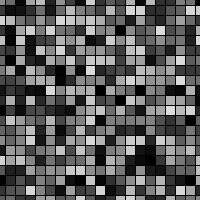
Frame 1 (no input)
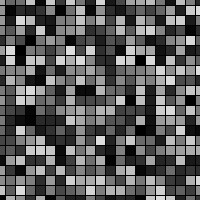
Frame 60 (the mouse pressed at the canvas centre just before this capture)
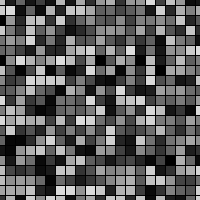
Frame 120 (the mouse held since frame 60 and released just before this capture)

The Processing sketch that drew these frames (run headless with seeded random() and noise(); from frame 60 on, the mouse is pressed at the canvas centre):

// Processing sketch: Nested_Loop
// ── Nested_Loop.pde
//Graham Northrop
void setup() {
  size(200, 200);
}

void draw() {
  for (int i=0; i<=width; i+=10) {
    for (int a=0; a<=height; a+=10) {
      fill(random(222));
      rectMode(CENTER);
      rect(i, a, 10, 10);
     
    }
  }
}
